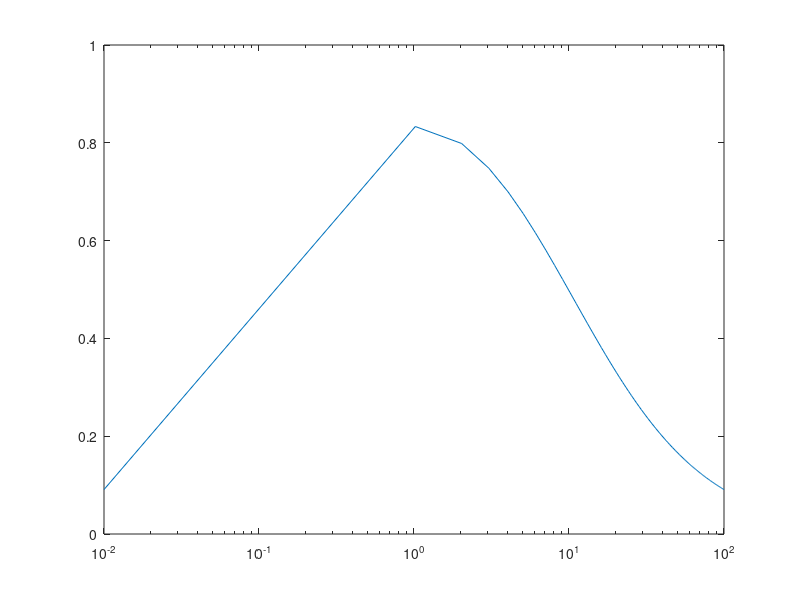

The MATLAB source for this figure:
function [freq_responce] = a2q4_frequency_responce()
    w1 = linspace(0,10);
    freq_responce = abs(10./(10 + w1 + 1./(w1)));
    w2 = linspace(0.01,100);
    f = abs(10./(10 + w2 + 1./(w2)));
    semilogx(w2,f);
end
